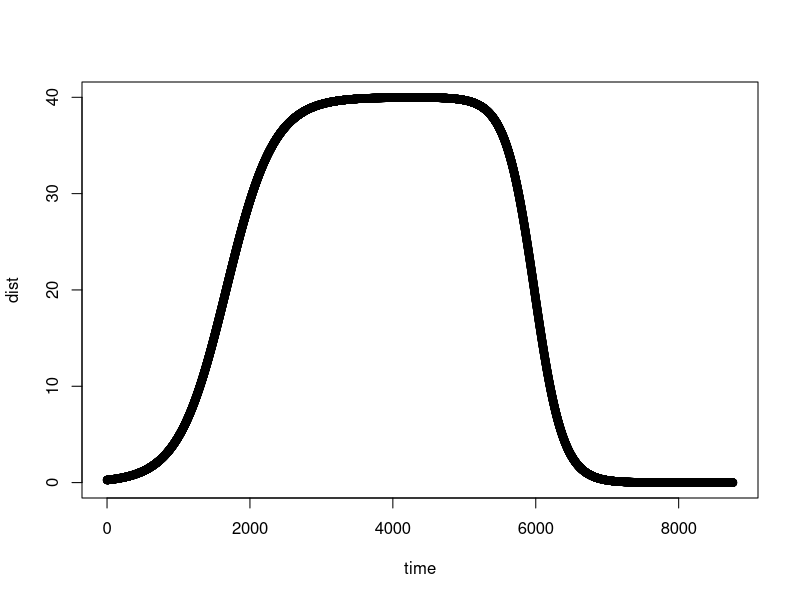

R code for this plot:
#Script to generate light levels for mysis dvm model. 

thermoclineDist = function(t){
  maxThermDepth = 40
  if (t < (2190*2)) { #Winter + Spring
    n1 = .003
    n2 = -5
    x = t 
    dist = (maxThermDepth)/(1 + exp(-(n2 + n1*x)))   
  } else { #Summer+ fall
    n1 = .005
    n2 = -8
    x = t - (2190*2)
    dist = (-maxThermDepth)/(1 + exp(-(n2 + n1*x))) + maxThermDepth
  }
}

time  = 0:(365*24) 
dist = lapply(time,thermoclineDist )
plot(time, dist)
